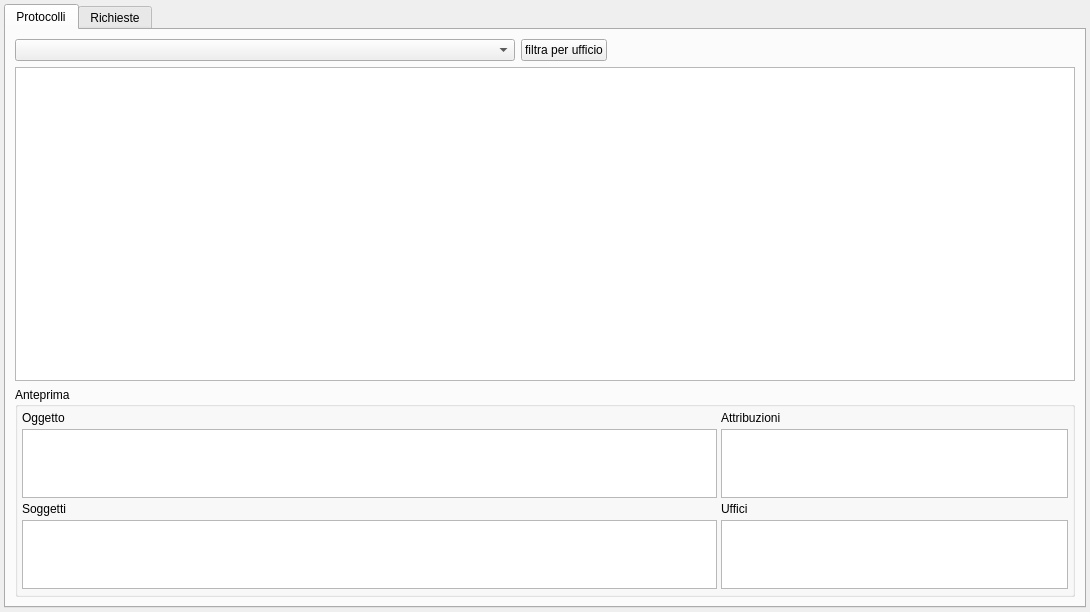
<?xml version="1.0" encoding="UTF-8"?>
<ui version="4.0">
 <class>MainWindow</class>
 <widget class="QMainWindow" name="MainWindow">
  <property name="geometry">
   <rect>
    <x>0</x>
    <y>0</y>
    <width>1090</width>
    <height>612</height>
   </rect>
  </property>
  <property name="windowTitle">
   <string>Scrivania</string>
  </property>
  <widget class="QWidget" name="centralwidget">
   <layout class="QVBoxLayout" name="verticalLayout">
    <property name="margin">
     <number>4</number>
    </property>
    <item>
     <widget class="QTabWidget" name="tabWidget">
      <property name="minimumSize">
       <size>
        <width>900</width>
        <height>300</height>
       </size>
      </property>
      <property name="currentIndex">
       <number>0</number>
      </property>
      <widget class="QWidget" name="tabProtocolli">
       <property name="minimumSize">
        <size>
         <width>0</width>
         <height>0</height>
        </size>
       </property>
       <attribute name="title">
        <string>Protocolli</string>
       </attribute>
       <layout class="QGridLayout" name="gridLayout_3" rowstretch="0,3,2">
        <item row="0" column="0">
         <layout class="QHBoxLayout" name="horizontalLayout">
          <item>
           <widget class="com.axiastudio.pypapi.ui.widgets.PyPaPiComboBox" name="comboBoxUfficio">
            <property name="minimumSize">
             <size>
              <width>500</width>
              <height>0</height>
             </size>
            </property>
           </widget>
          </item>
          <item>
           <widget class="QPushButton" name="pushButtonFiltra">
            <property name="text">
             <string>filtra per ufficio</string>
            </property>
           </widget>
          </item>
          <item>
           <spacer name="horizontalSpacer">
            <property name="orientation">
             <enum>Qt::Horizontal</enum>
            </property>
            <property name="sizeHint" stdset="0">
             <size>
              <width>191</width>
              <height>20</height>
             </size>
            </property>
           </spacer>
          </item>
         </layout>
        </item>
        <item row="1" column="0">
         <widget class="QTableView" name="attribuzioni"/>
        </item>
        <item row="2" column="0">
         <widget class="QGroupBox" name="groupBox">
          <property name="minimumSize">
           <size>
            <width>0</width>
            <height>160</height>
           </size>
          </property>
          <property name="maximumSize">
           <size>
            <width>16777215</width>
            <height>250</height>
           </size>
          </property>
          <property name="title">
           <string>Anteprima</string>
          </property>
          <layout class="QGridLayout" name="gridLayout" columnstretch="2,1">
           <property name="margin">
            <number>4</number>
           </property>
           <property name="spacing">
            <number>4</number>
           </property>
           <item row="3" column="1">
            <widget class="QListWidget" name="listWidget_uffici"/>
           </item>
           <item row="1" column="0">
            <widget class="QTextEdit" name="textEdit_oggetto"/>
           </item>
           <item row="0" column="1">
            <widget class="QLabel" name="label_5">
             <property name="text">
              <string>Attribuzioni</string>
             </property>
            </widget>
           </item>
           <item row="3" column="0">
            <widget class="QListWidget" name="listWidget_soggetti"/>
           </item>
           <item row="1" column="1">
            <widget class="QListWidget" name="listWidget_attribuzioni"/>
           </item>
           <item row="2" column="0">
            <widget class="QLabel" name="label_3">
             <property name="text">
              <string>Soggetti</string>
             </property>
            </widget>
           </item>
           <item row="2" column="1">
            <widget class="QLabel" name="label_4">
             <property name="text">
              <string>Uffici</string>
             </property>
            </widget>
           </item>
           <item row="0" column="0">
            <widget class="QLabel" name="label">
             <property name="text">
              <string>Oggetto</string>
             </property>
            </widget>
           </item>
          </layout>
         </widget>
        </item>
       </layout>
      </widget>
      <widget class="QWidget" name="tabRichieste">
       <attribute name="title">
        <string>Richieste</string>
       </attribute>
       <layout class="QGridLayout" name="gridLayout_2">
        <item row="0" column="0">
         <widget class="QTableView" name="richieste"/>
        </item>
       </layout>
      </widget>
     </widget>
    </item>
   </layout>
  </widget>
 </widget>
 <customwidgets>
  <customwidget>
   <class>com.axiastudio.pypapi.ui.widgets.PyPaPiComboBox</class>
   <extends>QComboBox</extends>
   <header>pypapicombobox.h</header>
  </customwidget>
 </customwidgets>
 <resources/>
 <connections/>
</ui>
